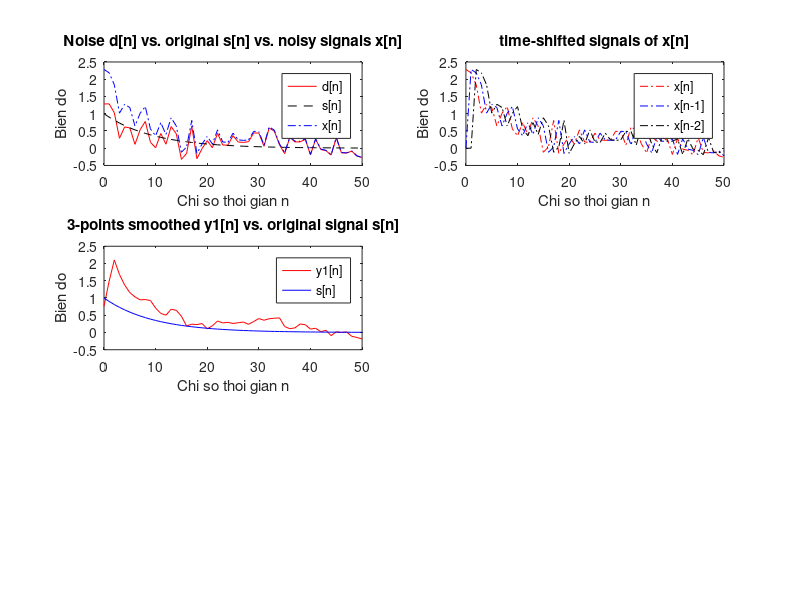
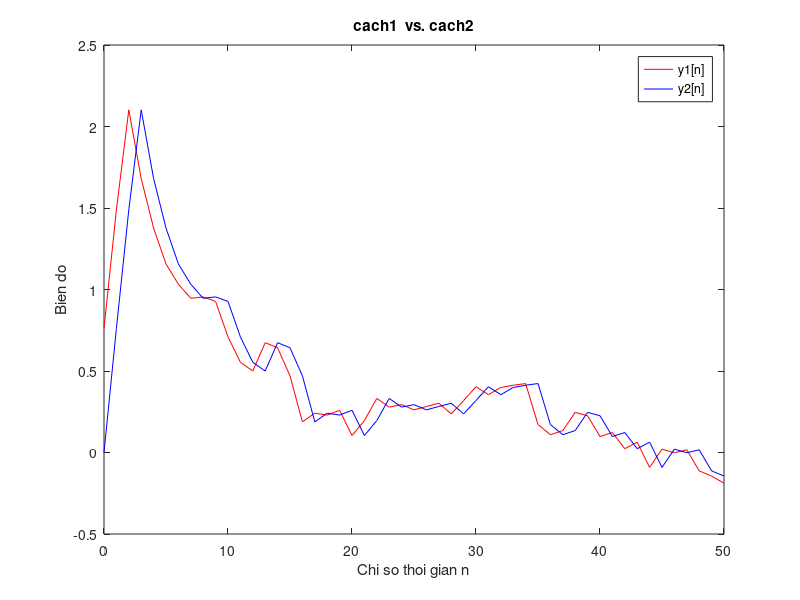

These figures' MATLAB source, in order:
% chuong trinh lam tron 1 tin hieu de khu nhieu 
% dung bo loc lay trung binh cong 3 diem (3-points moving-averaging filter)
% co PTSP: y[n] = 1/3(x[n]+x[n-1]+x[n-2])

clf;                            % clear figures
L = 51;                         % do dai tin hieu
n = 0:L-1;                      % bien thoi gian roi rac
d = 0.9.^n + 0.3*randn(1,L);             % sinh tin hieu Gausian noise d[n] (0.5 la bien do nhieu)
s = 0.9.^n;              % sinh tin hieu goc s[n] = 2n(0.9)^n
x = s + d;                      % tin hieu co nhieu x[n]=s[n]+d[n]

% problem: co tin hieu bi nhieu x[n], di khoi phuc lai tin hieu goc s[n]
figure(1)                       % tao figure 1
%hold on
subplot(3,2,1)                  % tao luoi 3x1 plots va ve plot o vi tri #1
plot(n,d,'r-',n,s,'k--',n,x,'b-.'); % ve do thi d[n],s[n],x[n]
xlabel('Chi so thoi gian n');
ylabel('Bien do');
legend('d[n]','s[n]','x[n]');
title('Noise d[n] vs. original s[n] vs. noisy signals x[n]');

% cach 1: dich thoi gian, lam tron tin hieu theo CT y[n] = 1/3(x[n-1]+x[n]+x[n+1])
x1 = [x]        % x1[n] = x[n]
x2 = [0, x(1:L-1)]                % x2[n] = x[n-1]
x3 = [zeros(1, 2), x(1:L-2)]   % x3[n] = x[n-2]

subplot(3,2,2)
% ve do thi x[n],x[n-1],x[n-2]
plot(n,x1,'r-.',n,x2,'b-.',n,x3,'k-.');
xlabel('Chi so thoi gian n');
ylabel('Bien do');
legend('x[n]','x[n-1]','x[n-2]');
title('time-shifted signals of x[n]');

y1 = 1/3*(x1+x2+x3)     % lay trung binh voi M=1
subplot(3,2,3)
% ve do thi y1[n] vs. s[n]
plot(n,y1(1:L),'r-',n,s(1:L),'b-');
xlabel('Chi so thoi gian n');
ylabel('Bien do');
legend('y1[n]','s[n]');
title('3-points smoothed y1[n] vs. original signal s[n]');

% cach 2: dung ham tinh tong chap conv()
% ghep noi tiep he som 1 don vi va he lay TB cong nhan qua
h = 1/3 * ones(1,3);    % h[n] = [1/3, 1/3, 1/3]
y2 = conv(x2, h);         % y2[n] = x1[n] * h[n]
% ve do thi y2[n] vs. s[n]
figure(3)
%hold on
plot(n,y1,'r-',n,y2(1:L),'b-');
xlabel('Chi so thoi gian n');
ylabel('Bien do');
legend('y1[n]','y2[n]');
title('cach1  vs. cach2');

% cach 3: dung ham cai dat bo loc filter()???
